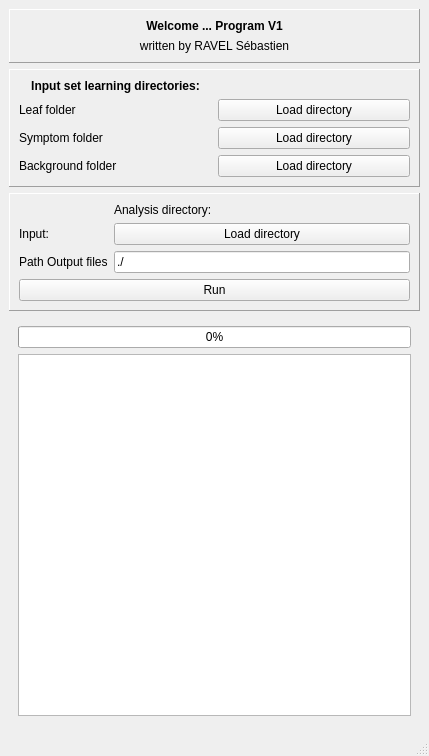
<?xml version="1.0" encoding="UTF-8"?>
<ui version="4.0">
 <class>MainWindow</class>
 <widget class="QMainWindow" name="MainWindow">
  <property name="geometry">
   <rect>
    <x>0</x>
    <y>0</y>
    <width>429</width>
    <height>756</height>
   </rect>
  </property>
  <property name="windowTitle">
   <string>MainWindow</string>
  </property>
  <widget class="QWidget" name="centralwidget">
   <layout class="QVBoxLayout" name="verticalLayout">
    <item>
     <widget class="Q3Frame" name="welcomeFrame">
      <property name="frameShape">
       <enum>QFrame::Panel</enum>
      </property>
      <property name="frameShadow">
       <enum>QFrame::Raised</enum>
      </property>
      <layout class="QVBoxLayout" name="verticalLayout_2">
       <item>
        <widget class="QLabel" name="welcomeLabel">
         <property name="text">
          <string>&lt;html&gt;&lt;head/&gt;&lt;body&gt;&lt;p align=&quot;center&quot;&gt;&lt;span style=&quot; font-weight:600;&quot;&gt;Welcome ... Program V1&lt;/span&gt;&lt;/p&gt;&lt;/body&gt;&lt;/html&gt;</string>
         </property>
        </widget>
       </item>
       <item>
        <widget class="QLabel" name="writeLabel">
         <property name="text">
          <string>&lt;html&gt;&lt;head/&gt;&lt;body&gt;&lt;p align=&quot;center&quot;&gt; written by RAVEL Sébastien&lt;/p&gt;&lt;/body&gt;&lt;/html&gt;</string>
         </property>
        </widget>
       </item>
      </layout>
     </widget>
    </item>
    <item>
     <widget class="Q3Frame" name="setInFrame">
      <property name="autoFillBackground">
       <bool>false</bool>
      </property>
      <property name="frameShape">
       <enum>QFrame::Panel</enum>
      </property>
      <property name="frameShadow">
       <enum>QFrame::Raised</enum>
      </property>
      <layout class="QGridLayout" name="gridLayout">
       <item row="0" column="0">
        <widget class="QLabel" name="inputSetLabel">
         <property name="text">
          <string>&lt;html&gt;&lt;head/&gt;&lt;body&gt;&lt;p align=&quot;center&quot;&gt;&lt;span style=&quot; font-weight:600;&quot;&gt;Input set learning directories:&lt;/span&gt;&lt;/p&gt;&lt;/body&gt;&lt;/html&gt;</string>
         </property>
        </widget>
       </item>
       <item row="2" column="1">
        <widget class="QPushButton" name="loadSymptomPushButton">
         <property name="toolTip">
          <string>&lt;html&gt;&lt;head/&gt;&lt;body&gt;&lt;p&gt;Open file dialog to load list accession file (.txt)&lt;/p&gt;&lt;/body&gt;&lt;/html&gt;</string>
         </property>
         <property name="whatsThis">
          <string>&lt;html&gt;&lt;head/&gt;&lt;body&gt;&lt;p&gt;Open file dialog to load list accession file (.txt)&lt;/p&gt;&lt;/body&gt;&lt;/html&gt;</string>
         </property>
         <property name="text">
          <string>Load directory</string>
         </property>
        </widget>
       </item>
       <item row="2" column="0">
        <widget class="QLabel" name="symptomLabel">
         <property name="text">
          <string>Symptom folder</string>
         </property>
        </widget>
       </item>
       <item row="1" column="0">
        <widget class="QLabel" name="leafLabel">
         <property name="text">
          <string>Leaf folder</string>
         </property>
        </widget>
       </item>
       <item row="1" column="1">
        <widget class="QPushButton" name="loadLeafPushButton">
         <property name="toolTip">
          <string>&lt;html&gt;&lt;head/&gt;&lt;body&gt;&lt;p&gt;Open file dialog to load list accession file (.txt)&lt;/p&gt;&lt;/body&gt;&lt;/html&gt;</string>
         </property>
         <property name="whatsThis">
          <string>&lt;html&gt;&lt;head/&gt;&lt;body&gt;&lt;p&gt;Open file dialog to load list accession file (.txt)&lt;/p&gt;&lt;/body&gt;&lt;/html&gt;</string>
         </property>
         <property name="text">
          <string>Load directory</string>
         </property>
        </widget>
       </item>
       <item row="3" column="0">
        <widget class="QLabel" name="backgroundLabel">
         <property name="text">
          <string>Background folder</string>
         </property>
        </widget>
       </item>
       <item row="3" column="1">
        <widget class="QPushButton" name="loadBackgroundPushButton">
         <property name="toolTip">
          <string>&lt;html&gt;&lt;head/&gt;&lt;body&gt;&lt;p&gt;Open file dialog to load list accession file (.txt)&lt;/p&gt;&lt;/body&gt;&lt;/html&gt;</string>
         </property>
         <property name="whatsThis">
          <string>&lt;html&gt;&lt;head/&gt;&lt;body&gt;&lt;p&gt;Open file dialog to load list accession file (.txt)&lt;/p&gt;&lt;/body&gt;&lt;/html&gt;</string>
         </property>
         <property name="text">
          <string>Load directory</string>
         </property>
        </widget>
       </item>
      </layout>
     </widget>
    </item>
    <item>
     <widget class="Q3Frame" name="analysisFrame">
      <property name="frameShape">
       <enum>QFrame::Panel</enum>
      </property>
      <property name="frameShadow">
       <enum>QFrame::Raised</enum>
      </property>
      <layout class="QGridLayout" name="gridLayout_2">
       <item row="1" column="1">
        <widget class="QLabel" name="analysisLabel">
         <property name="text">
          <string>Analysis directory:</string>
         </property>
        </widget>
       </item>
       <item row="3" column="1">
        <widget class="QLineEdit" name="pathOutlineEdit">
         <property name="toolTip">
          <string>&lt;html&gt;&lt;head/&gt;&lt;body&gt;&lt;p&gt;Path to output file, &lt;/p&gt;&lt;p&gt;by default in the same path as programme&lt;/p&gt;&lt;/body&gt;&lt;/html&gt;</string>
         </property>
         <property name="whatsThis">
          <string>&lt;html&gt;&lt;head/&gt;&lt;body&gt;&lt;p&gt;Path to output file, &lt;/p&gt;&lt;p&gt;by default in the same path as programme&lt;/p&gt;&lt;/body&gt;&lt;/html&gt;</string>
         </property>
         <property name="text">
          <string>./</string>
         </property>
        </widget>
       </item>
       <item row="2" column="0">
        <widget class="QLabel" name="pathInLabel">
         <property name="text">
          <string>Input:</string>
         </property>
        </widget>
       </item>
       <item row="2" column="1">
        <widget class="QPushButton" name="loadAnalysisPushButton">
         <property name="toolTip">
          <string>&lt;html&gt;&lt;head/&gt;&lt;body&gt;&lt;p&gt;Open file dialog to load list accession file (.txt)&lt;/p&gt;&lt;/body&gt;&lt;/html&gt;</string>
         </property>
         <property name="whatsThis">
          <string>&lt;html&gt;&lt;head/&gt;&lt;body&gt;&lt;p&gt;Open file dialog to load list accession file (.txt)&lt;/p&gt;&lt;/body&gt;&lt;/html&gt;</string>
         </property>
         <property name="text">
          <string>Load directory</string>
         </property>
        </widget>
       </item>
       <item row="3" column="0">
        <widget class="QLabel" name="pathOutLabel">
         <property name="text">
          <string>Path Output files</string>
         </property>
        </widget>
       </item>
       <item row="4" column="0" colspan="2">
        <widget class="QPushButton" name="runPushButton">
         <property name="toolTip">
          <string>&lt;html&gt;&lt;head/&gt;&lt;body&gt;&lt;p&gt;run the programm&lt;/p&gt;&lt;/body&gt;&lt;/html&gt;</string>
         </property>
         <property name="whatsThis">
          <string>&lt;html&gt;&lt;head/&gt;&lt;body&gt;&lt;p&gt;run the programm&lt;/p&gt;&lt;/body&gt;&lt;/html&gt;</string>
         </property>
         <property name="text">
          <string>Run</string>
         </property>
        </widget>
       </item>
      </layout>
     </widget>
    </item>
    <item>
     <widget class="Q3Frame" name="frame">
      <layout class="QGridLayout" name="gridLayout_3">
       <item row="1" column="1">
        <widget class="QTextEdit" name="displayErrorEdit">
         <property name="toolTip">
          <string>&lt;html&gt;&lt;head/&gt;&lt;body&gt;&lt;p&gt;&lt;br/&gt;&lt;/p&gt;&lt;/body&gt;&lt;/html&gt;</string>
         </property>
         <property name="whatsThis">
          <string>&lt;html&gt;&lt;head/&gt;&lt;body&gt;&lt;p&gt;error display&lt;/p&gt;&lt;/body&gt;&lt;/html&gt;</string>
         </property>
        </widget>
       </item>
       <item row="0" column="1">
        <widget class="QProgressBar" name="progressbar">
         <property name="toolTip">
          <string>&lt;html&gt;&lt;head/&gt;&lt;body&gt;&lt;p&gt;&lt;br/&gt;&lt;/p&gt;&lt;/body&gt;&lt;/html&gt;</string>
         </property>
         <property name="whatsThis">
          <string>&lt;html&gt;&lt;head/&gt;&lt;body&gt;&lt;p&gt;running progress&lt;/p&gt;&lt;/body&gt;&lt;/html&gt;</string>
         </property>
         <property name="value">
          <number>0</number>
         </property>
        </widget>
       </item>
      </layout>
     </widget>
    </item>
   </layout>
  </widget>
  <widget class="QMenuBar" name="menubar">
   <property name="geometry">
    <rect>
     <x>0</x>
     <y>0</y>
     <width>429</width>
     <height>25</height>
    </rect>
   </property>
  </widget>
  <widget class="QStatusBar" name="statusbar"/>
 </widget>
 <customwidgets>
  <customwidget>
   <class>Q3Frame</class>
   <extends>QFrame</extends>
   <header>Qt3Support/Q3Frame</header>
   <container>1</container>
  </customwidget>
 </customwidgets>
 <resources/>
 <connections/>
</ui>
